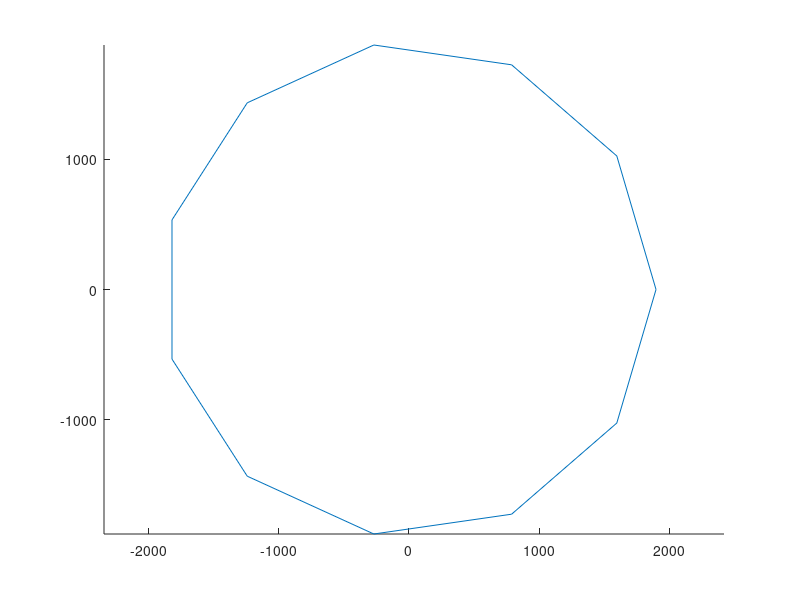

MATLAB code for this plot: (Note: this script raises an error after producing the figure.)
clc
close all
clear all

%% Initial configuration
b=[1 0 0];
%r=200;
np=11;
r=1900;

%return
theta=[0:np-1]/np*2*pi;

XL=[r*cos(theta);r*sin(theta);zeros(1,np)];

%XL(:,[1])=XL(:,[1])*0.75;

figure(1)
hold on
plot3([XL(1,:) XL(1,1)],[XL(2,:) XL(2,1)],[XL(3,:) XL(3,1)])
axis equal

% Write inout files E and V
file_V = fopen('V/V_0.txt','w');
file_E = fopen('E/E_0.txt','w');

nodeformat='%i %1.15e %1.15e %1.15e %1.15e %1.15e %1.15e %i \n';
for n=1:np
fprintf(file_V,nodeformat, [n-1 XL(:,n)' zeros(1,3) 0]);
end

linkformat='%i %i %1.15e %1.15e %1.15e %1.15e %1.15e %1.15e %i \n';
for n=1:np-1
fprintf(file_E,linkformat, [n-1 n b zeros(1,3) 0]);
end
fprintf(file_E,linkformat, [n 0 b zeros(1,3) 0]);

fclose(file_V);
fclose(file_E);